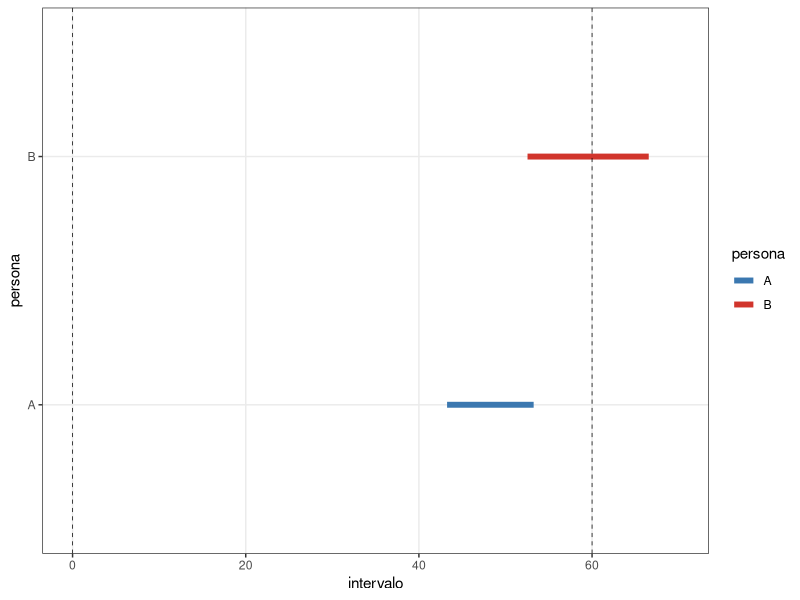

Recreate this plot in R.
## ---- chunk 1
#| fig-width: 7
#| fig-align: center
library(ggplot2)

# Para reproducibilidad del gráfico
set.seed(12345)

# Tiempo que espera cada estudiante
espera_a <- 10
espera_b <- 14

# Dos tiempos de llegada posible para cada estudiante
llegada_a <- runif(1, min = 0, max = 60)
llegada_b <- runif(1, min = 0, max = 60)

# El intervalo en el que cada estudiante está en la fotocopiadora
intervalo_a <- c(llegada_a, llegada_a + espera_a)
intervalo_b <- c(llegada_b, llegada_b + espera_b)

# Lo convertimos a data frame para graficar con ggplot2
datos <- data.frame(
  intervalo = c(intervalo_a, intervalo_b),
  persona = rep(c("A", "B"), each = 2)
)

# Graficamos con ggplot2
ggplot(datos) +
  geom_line(
    aes(x = intervalo, y = persona, color = persona),
    linewidth = 2
  ) +
  geom_vline(xintercept = c(0, 60), linewidth = 0.25, linetype = "dashed") +
  scale_color_manual(values = c("#3b78b0", "#d1352c")) +
  xlim(c(0, 70)) +
  theme_bw() +
  theme(
    panel.grid.minor = element_blank()
  )
## ---- chunk 2
(intervalo_a[1] <= intervalo_b[2]) & (intervalo_b[1] <= intervalo_a[2])
## ---- chunk 3
# Simular llegadas de A y B
llegada_a <- runif(10000, min = 0, max = 60)
llegada_b <- runif(10000, min = 0, max = 60)

# Determinar escenarios donde A y B se encuentran
comparaciones <- (
  (llegada_a <= llegada_b + espera_b)   # <1>
  & (llegada_b <= llegada_a + espera_a) # <2>
)
mean(comparaciones)
